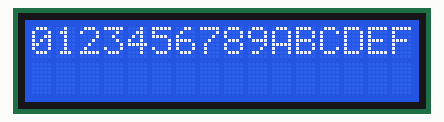
Simulated run of this sketch. Board: Arduino Uno, built with avr-gcc and run on an emulated ATmega328P. Parts: 16×2 character LCD.

Above: at 0.1 s.
At 2.2 s:
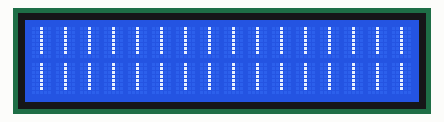

Measured:
- what the display in image 1 shows lasts 2.0 s, from 2.1 s to 4.1 s

The sketch:

Prueba_Escribir_Limpiar_LCD.ino
```cpp
#include <Wire.h>
#include <LiquidCrystal_I2C.h>

// Inicializar la pantalla LCD
LiquidCrystal_I2C lcd(0x27, 16, 2);  // Asegúrate de que la dirección I2C sea la correcta

void setup() {

  lcd.begin(16, 2);// Inicializar la pantalla LCD
  lcd.backlight();// Encender el retroiluminado
}

void loop() {
  // Limpiar la pantalla
  lcd.clear();

  // lcd.setCursor(0, 0); Primera opcion es la posicion en la fila (0-15) y la segunda el numero de fila (0-1)
  lcd.setCursor(0, 0);
  lcd.print("0123456789ABCDEF");

  delay(2000);

  // Limpiar la pantalla
  lcd.clear();

  lcd.setCursor(0, 0);
  lcd.print("||||||||||||||||");
  lcd.setCursor(0, 1);
  lcd.print("||||||||||||||||");


  delay(2000);
}
```
